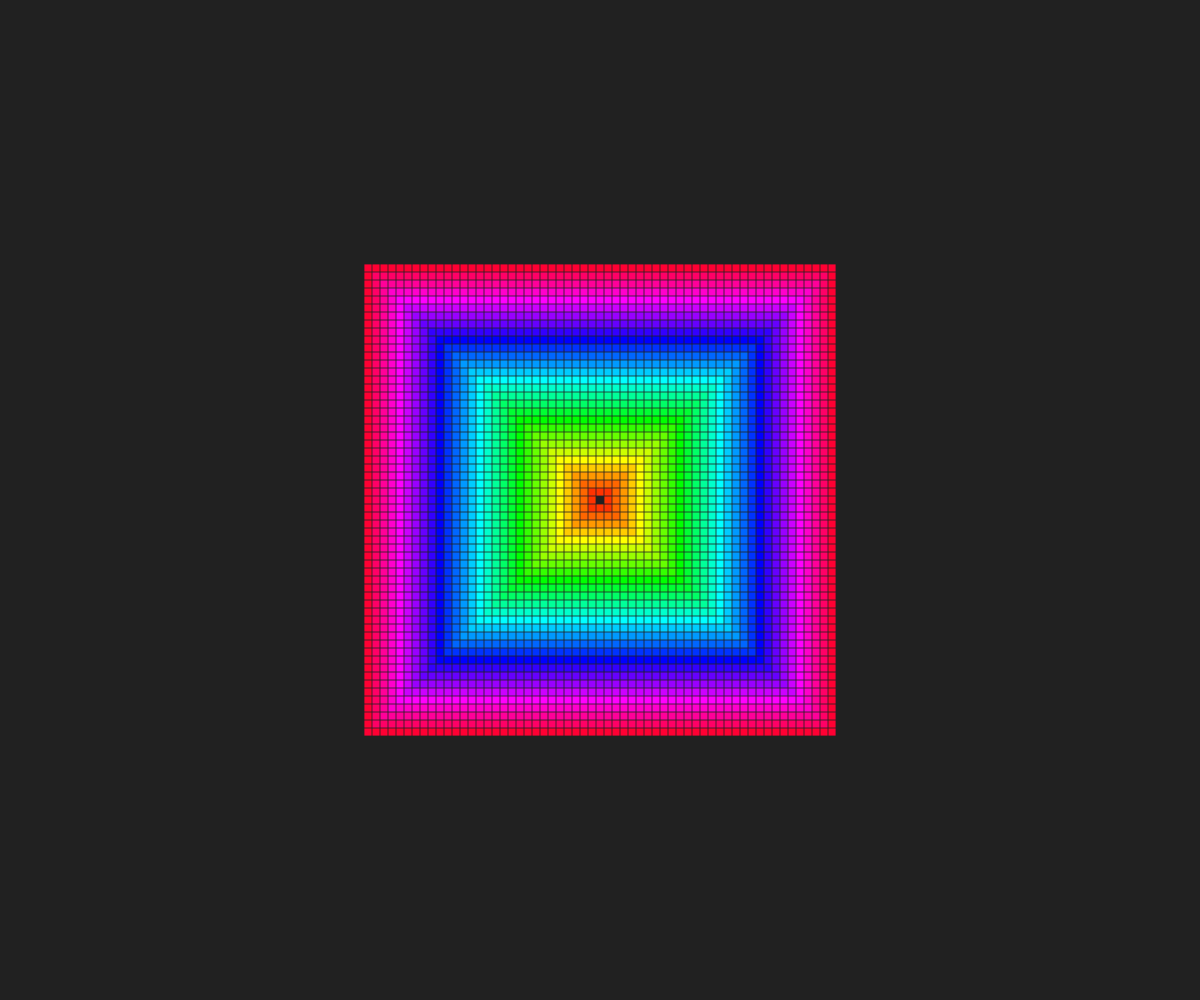
Frame 1 (no input)
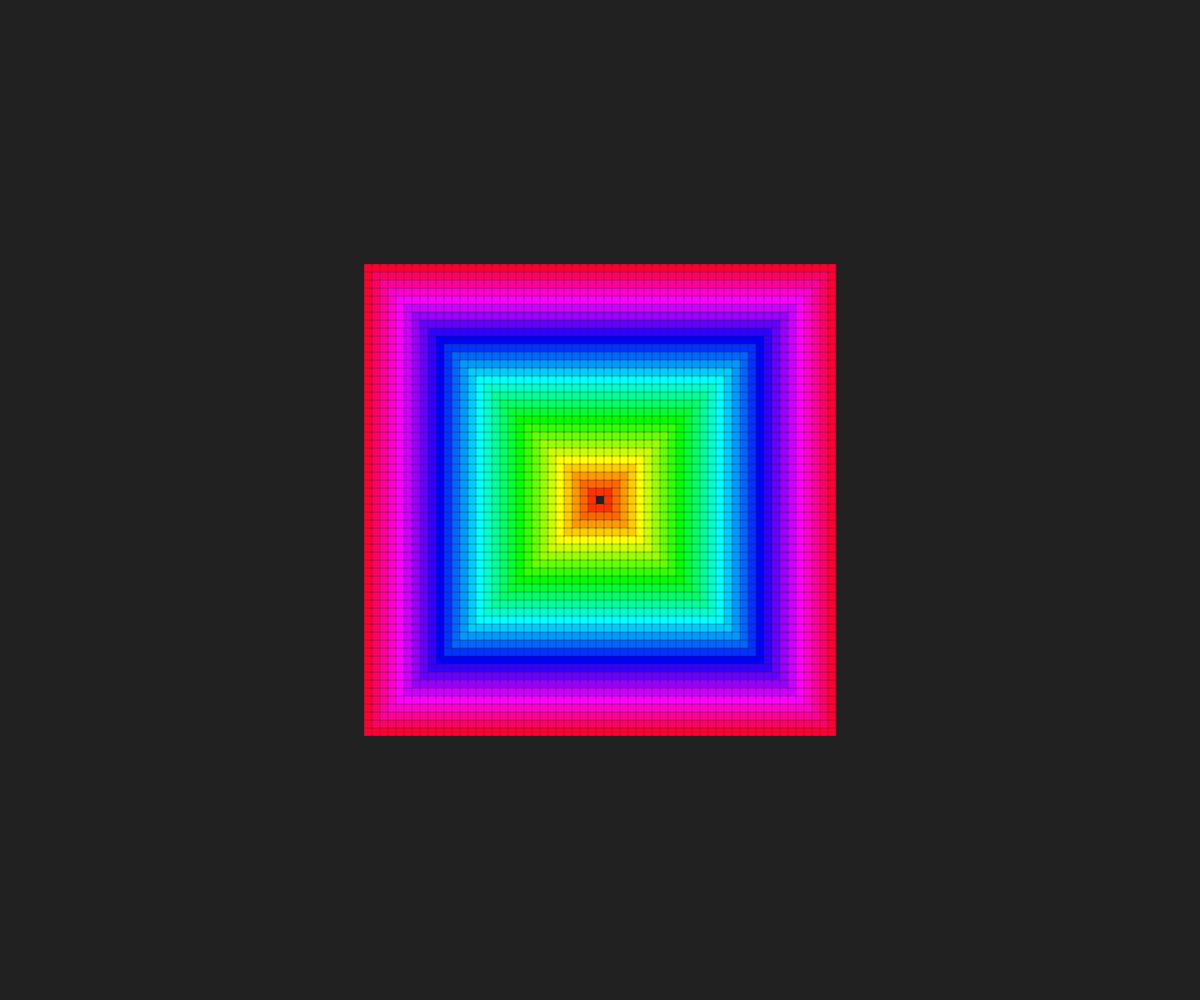
Frame 2 (the mouse pressed at the canvas centre, redrawn once)

The p5.js sketch that drew these frames (run headless with seeded random() and noise() and a simulated clock; the mouse was pressed at the canvas centre and the sketch redrawn once):

// p5.js sketch
// ── sketch.js
"use strict";
//==========
// p5.js

const size = 8;
let cX, cY, num;

function setup(){
	createCanvas(windowWidth, windowHeight);
	noLoop();
	background(33);
	rectMode(CENTER);
	angleMode(DEGREES);
	colorMode(HSB);
	noStroke();

	cX = width / 2;
	cY = height / 2;
	num = 0;
}

function draw(){

	fill(100, 100, 100);
	const max = 30;

	for(let o=1; o<max; o++){
		let x = cX - size * o;
		let y = cY - size  * o;
		let h = 360 * o / max;
		fill(h, 100, 100);
		for(let i=0; i<4; i++){
			let angle = 90 * i;
			for(let j=0; j<o*2; j++){
				x += size * cos(angle);
				y += size * sin(angle);
				rect(x, y, size*0.9);
			}
		}
	}
}
